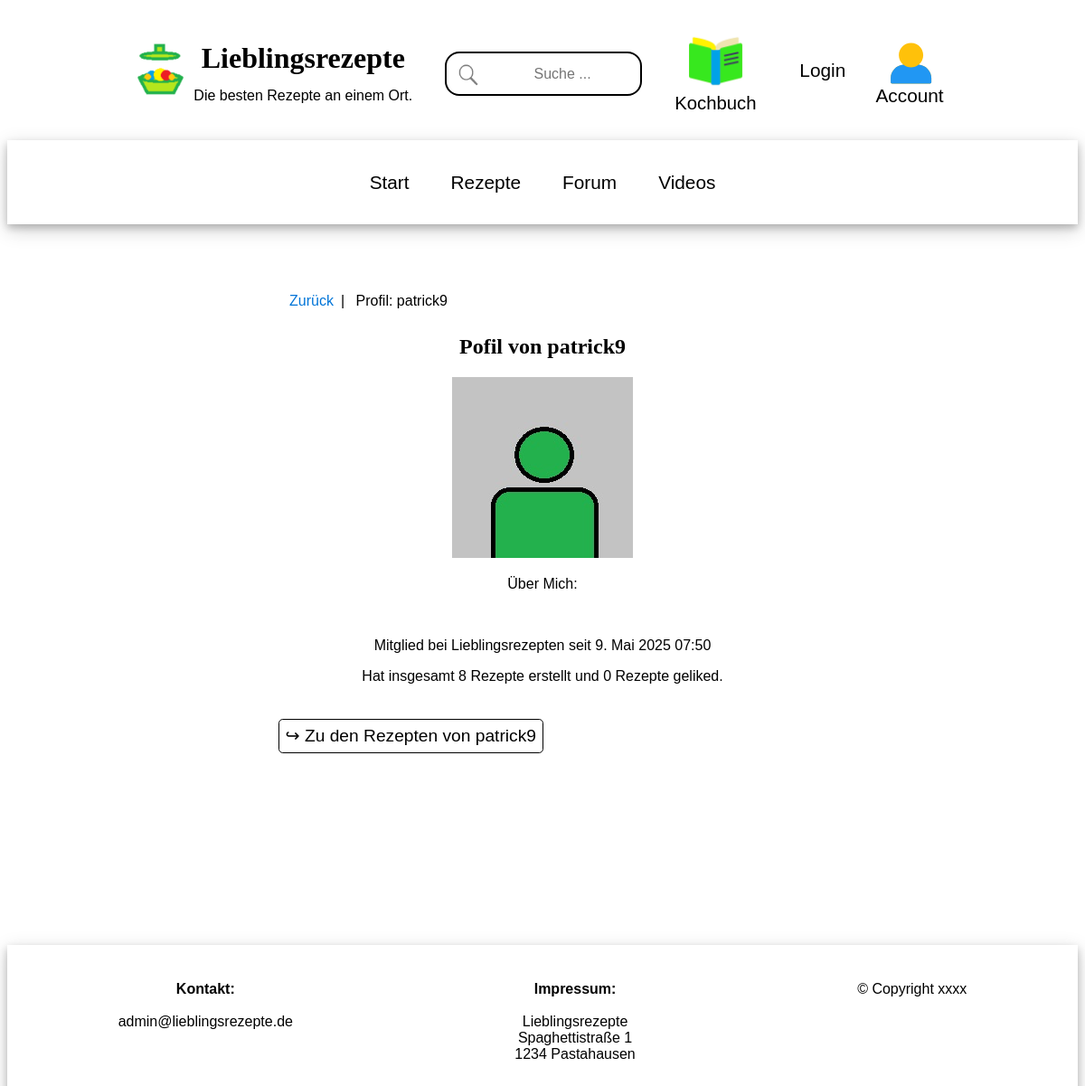
Before: /user/profile/2/ with the older database file.
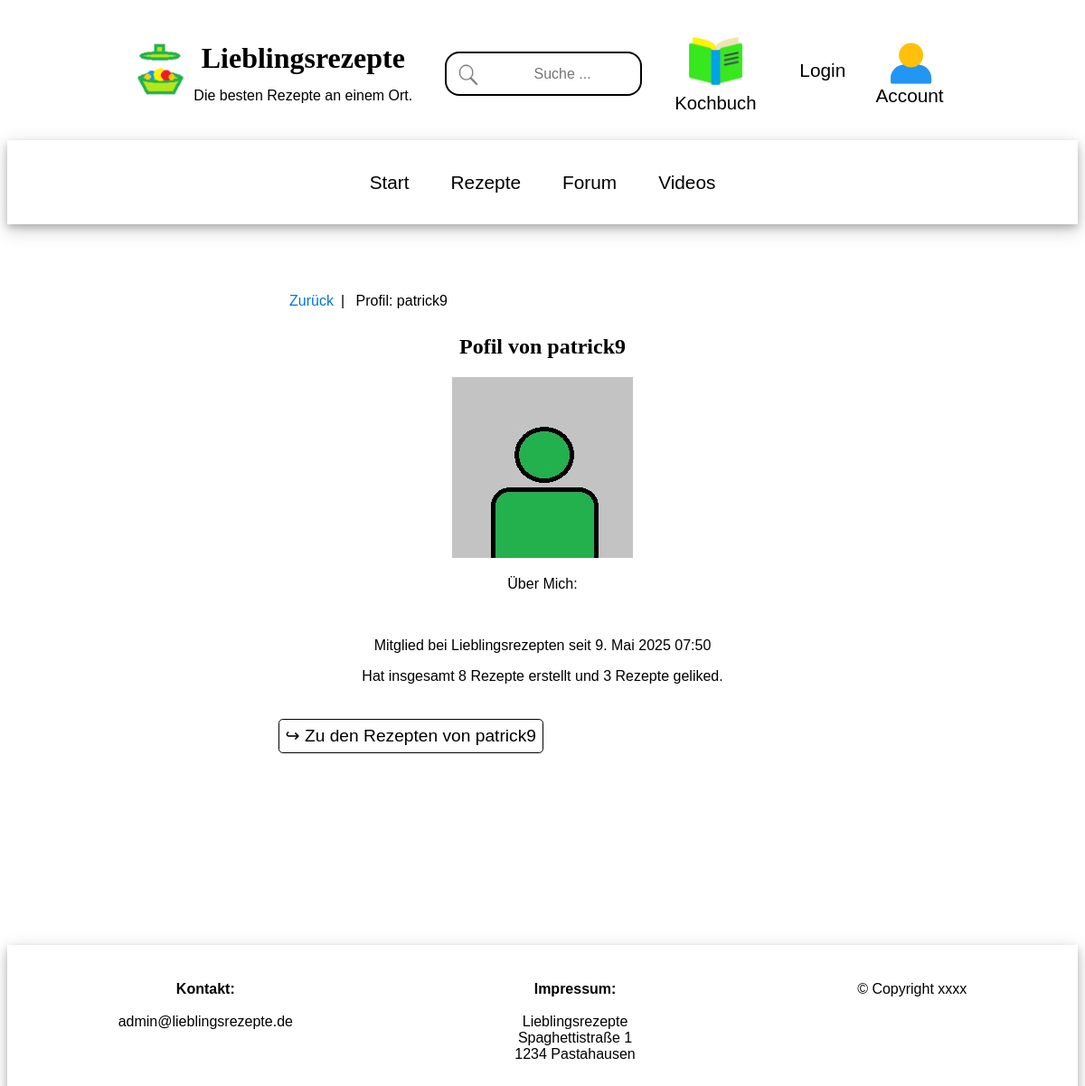
After: the same page with the newer database file.
### user_app/models.py (models this page shows)
class User(AbstractUser):
    name = models.CharField(max_length=200, null=True)
    email = models.EmailField(unique=True, null=True)
    biography = models.TextField(null=True)
    user_image = models.ImageField(null=True, default="users/avatar.jpg", upload_to="users")
    updated = models.DateTimeField(auto_now=True)
    created = models.DateTimeField(auto_now_add=True)
    USERNAME_FIELD = 'email'
    REQUIRED_FIELDS = ['username']

### user_app/views.py (the view)
# urls.py: path('profile/<str:pk>/', views.userProfile, name="user-profile"),
def userProfile(request, pk):
    user = User.objects.get(id=pk)
    recipes = user.recipe_set.all()
    context = {'user': user, "recipes": recipes}
    return render(request, 'user_app/profile_user.html', context)

### user_app/templates/user_app/profile_user.html (shortened to what this page needs)
{% extends 'main.html' %}
{% block content %}
<div class="main-container">
<div class="main-middle-column" style="margin-bottom:10em;">
    <ul class="breadcrumb">
        <li><a href="{{request.META.HTTP_REFERER}}">Zurück</a></li>
        <li>Profil: {{user.username}}</li>
    </ul>
    <div style="text-align:center;">
        <h2>Pofil von {{user.username}}</h2>
        {% if user.user_image %}
            <img src="{{ user.user_image.url }}" style="width: 200px; height: 200px;" >
        {% endif %}
        <p>
            Über Mich:
        </p>
        <br>
        <p>Mitglied bei Lieblingsrezepten seit {{user.created}} </p>
        <p>Hat insgesamt {{user.recipe_set.all.count}} Rezepte erstellt und {{user.likes.all.count|default_if_none:"0"}} Rezepte geliked.</p>
        <br>
        <div style="text-align:left;">
        <form method="GET" action="{% url 'recipes' %}">
              <button type="submit" name="q" value={{user.username}}>&#8618; Zu den Rezepten von {{user.username}}</button>
        </form>
        </div>
    </div>
</div>
</div>
{% endblock %}

Changed rows visible on the page:
changed User "patrick9": likes.all.count "0" → "3"
